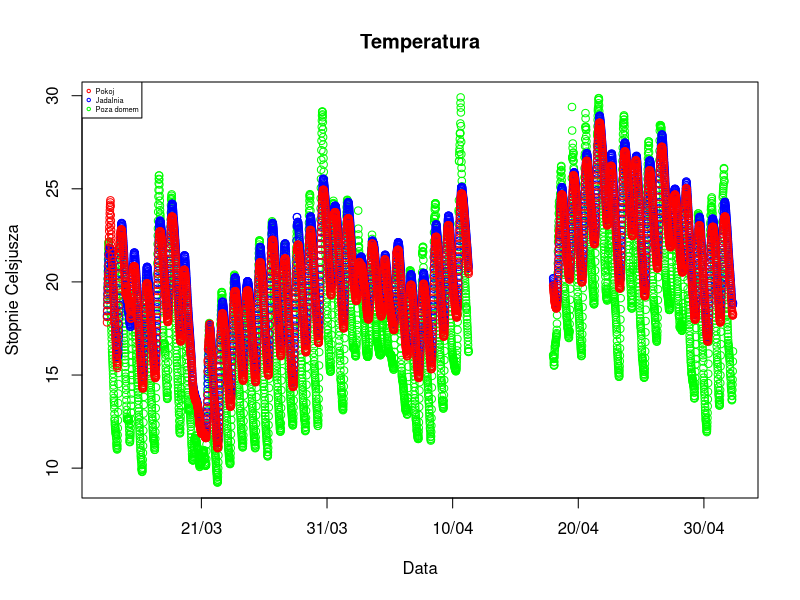
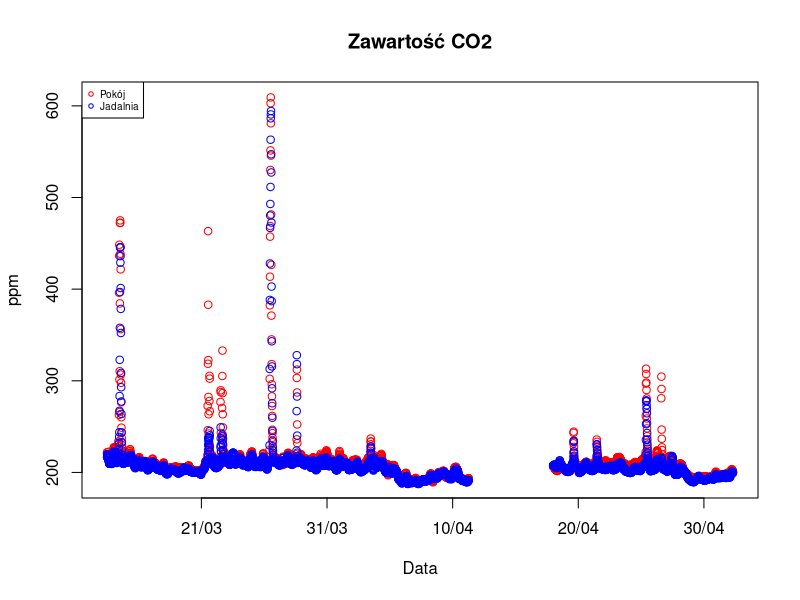
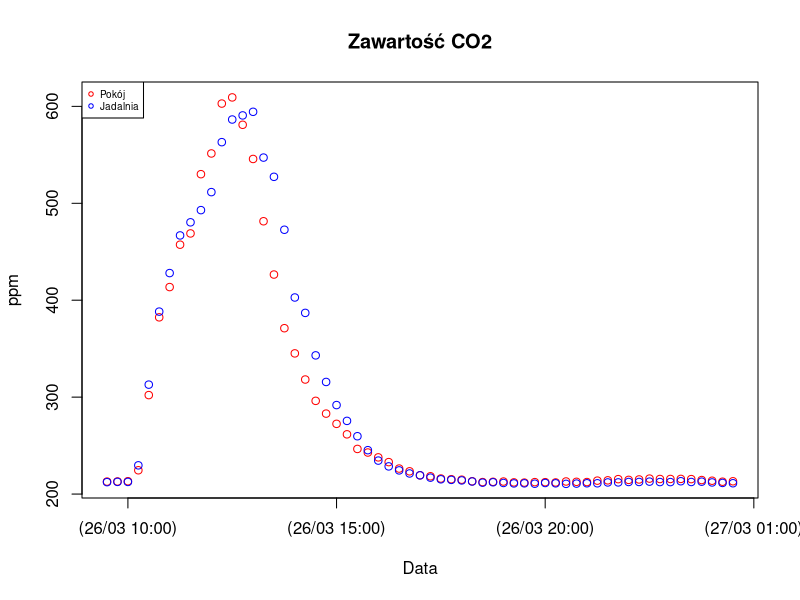

Write the R code that produced these figures, in order.
## ---- chunk 1
knitr::opts_chunk$set(echo = FALSE)
## ---- chunk 2
library(readr)
data_train <- read_table2("NEW-DATA-1.T15.txt")
data_test <- read_table2("NEW-DATA-2.T15.txt")
data_all <- rbind(data_train, data_test)
library(chron)
# laczymy date z godzina
data_all <- as.data.frame(data_all)
Date_time = chron(dates=data_all[,1],times=data_all[,2],format=c('d/m/y','h:m:s'))
data_all <- as.data.frame(data_all)
data_all[,25] <- Date_time
## ---- chunk 3
plot(data_all[,25],data_all[,22], col = 'green', xlab = "Data", ylab = 'Stopnie Celsjusza', main = 'Temperatura')
points(data_all[,25],data_all[,3], col = 'blue')
points(data_all[,25],data_all[,4], col = 'red')
legend('topleft', legend=c("Pokoj", "Jadalnia", "Poza domem"), col = c('red','blue', 'green'), pch = 21, cex=0.45)
## ---- chunk 4
plot(data_all[,25],data_all[,7], col = 'red', xlab = "Data", ylab = 'ppm', main = 'Zawartość CO2')
points(data_all[,25],data_all[,6], col = 'blue')
legend('topleft', legend=c("Pokój", "Jadalnia"), col = c('red','blue'), pch = 21, cex=0.6)
## ---- chunk 5
plot(data_all[1240:1300,25],data_all[1240:1300,7], col = 'red', xlab = "Data", ylab = 'ppm', main = 'Zawartość CO2')
points(data_all[1240:1300,25],data_all[1240:1300,6], col = 'blue')
legend('topleft', legend=c("Pokój", "Jadalnia"), col = c('red','blue'), pch = 21, cex=0.6)
